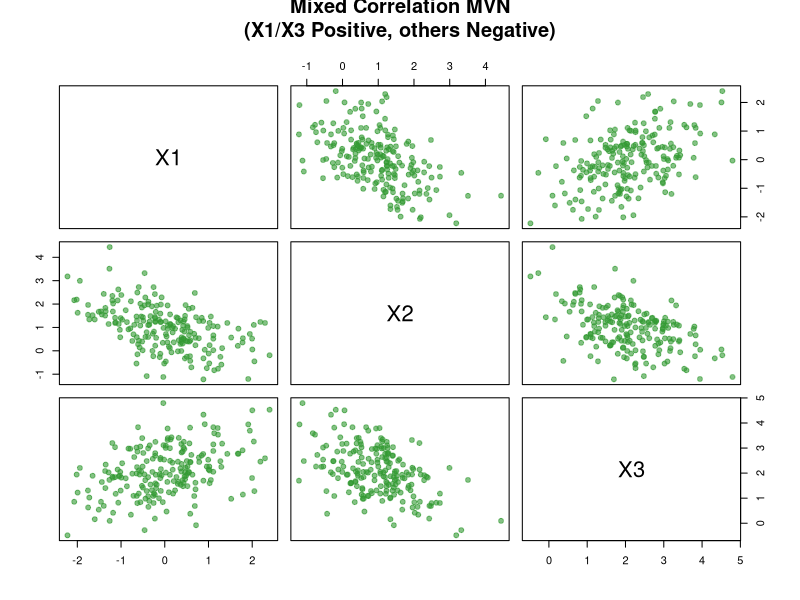
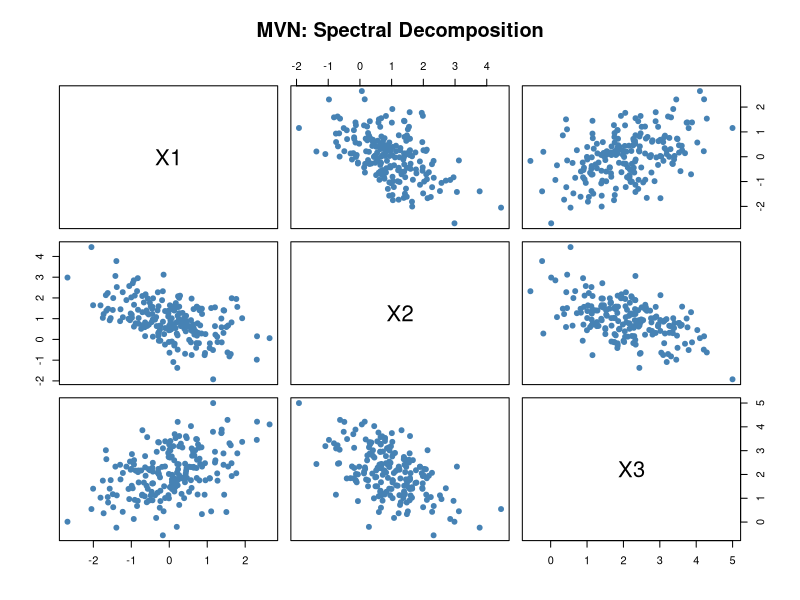
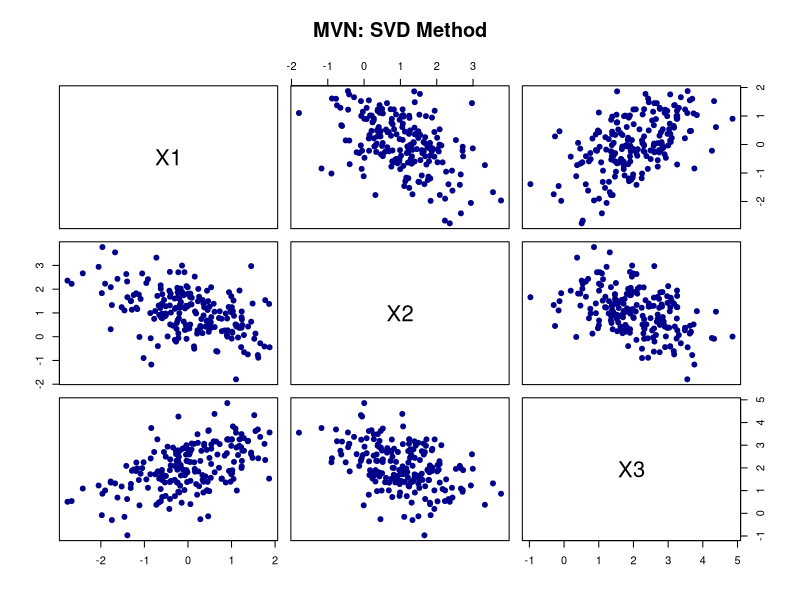

Here is the R script that generated these plots, in order:

# Set parameters
n <- 200
mu <- c(0, 1, 2)

# Define the Matrix (Symmetric)
Sigma <- matrix(c( 1,   -0.5,  0.5, 
                   -0.5,  1,   -0.5, 
                   0.5, -0.5,  1), nrow = 3, ncol = 3)

# Choleski Factorization
L <- t(chol(Sigma))

# Generate 200 observations
set.seed(123)
Z <- matrix(rnorm(3 * n), nrow = 3, ncol = n)
X <- L %*% Z + mu
df <- as.data.frame(t(X))
colnames(df) <- c("X1", "X2", "X3")

# Visualization
pairs(df, 
      main = "Mixed Correlation MVN\n(X1/X3 Positive, others Negative)",
      pch = 19, 
      col = rgb(0.2, 0.6, 0.2, 0.6))



#Spectral decomposition 
# Setup
n <- 200
mu <- c(0, 1, 2)
Sigma <- matrix(c(1, -0.5, 0.5, -0.5, 1, -0.5, 0.5, -0.5, 1), 3, 3)

# Spectral Decomposition
ev <- eigen(Sigma, symmetric = TRUE)
V <- ev$vectors
Lambda_half <- diag(sqrt(ev$values))

# Create transformation matrix A
#Creating the Symmetric Square Root
A_eigen <- V %*% Lambda_half %*% t(V)

# Generate Samples
set.seed(123)
Z <- matrix(rnorm(3 * n), nrow = 3, ncol = n)
X_eigen <- A_eigen %*% Z + mu
df_eigen <- as.data.frame(t(X_eigen))
colnames(df_eigen) <- c("X1", "X2", "X3")

# Plot
pairs(df_eigen, main = "MVN: Spectral Decomposition", col = "steelblue", pch = 19)


# Singular Value Decomposition
s <- svd(Sigma)
U <- s$u
D_half <- diag(sqrt(s$d))

# Create transformation matrix A
# Note: We can use U %*% D_half or U %*% D_half %*% t(V)
A_svd <- U %*% D_half

# Generate Samples
set.seed(123) # Same seed to compare results
Z <- matrix(rnorm(3 * n), nrow = 3, ncol = n)
X_svd <- A_svd %*% Z + mu
df_svd <- as.data.frame(t(X_svd))
colnames(df_svd) <- c("X1", "X2", "X3")

# Plot
pairs(df_svd, main = "MVN: SVD Method", col = "darkblue", pch = 19)
 
